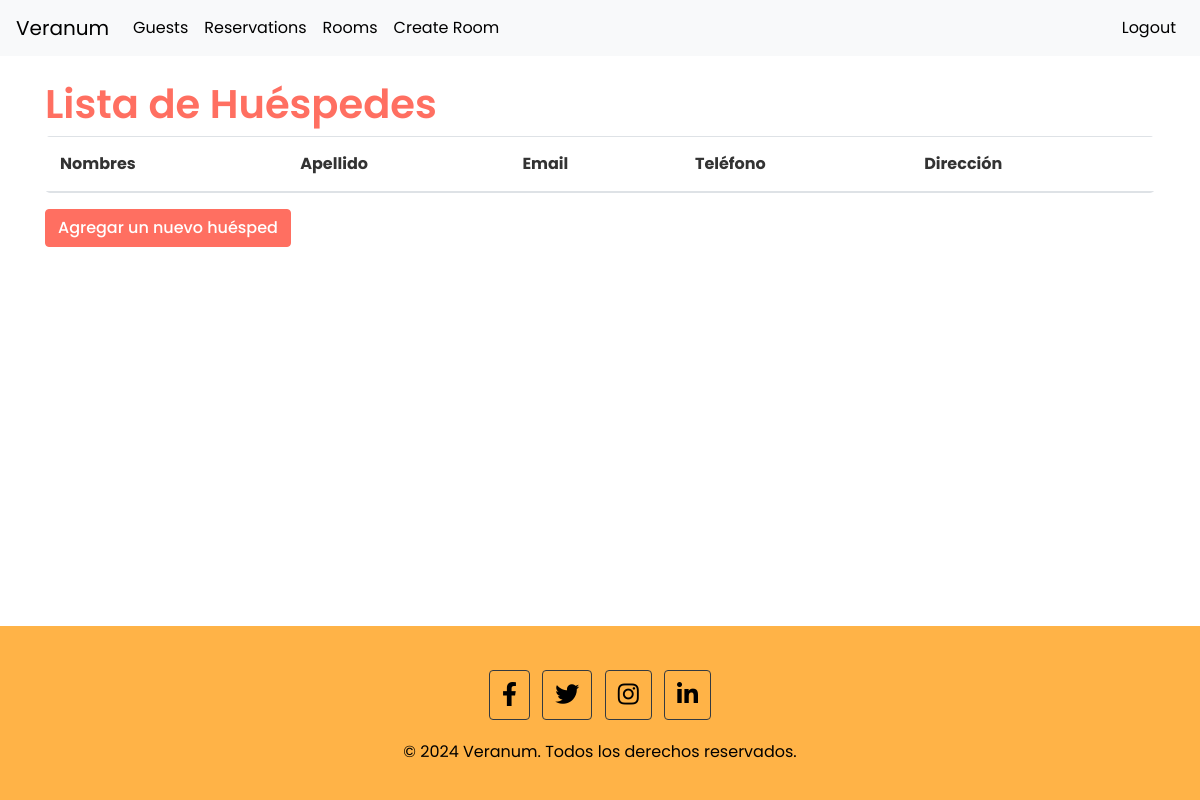
Before: /guests/ (signed in) with the older database file.
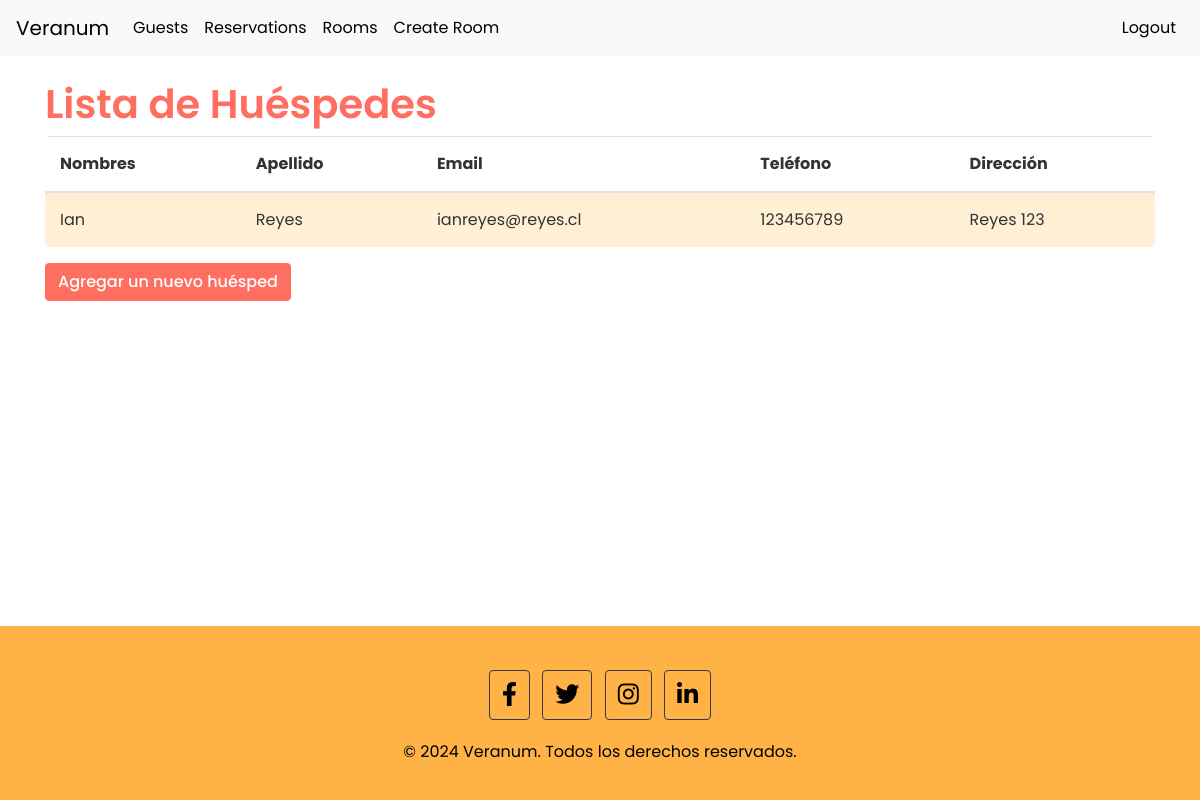
After: the same page with the newer database file.
### reservations/models.py (models this page shows, shortened)
class Guest(models.Model):
    user = models.OneToOneField(User, on_delete=models.CASCADE, related_name='guest')
    first_name = models.CharField(max_length=50)
    last_name = models.CharField(max_length=50)
    email = models.EmailField(unique=True)
    phone_number = models.CharField(max_length=15, unique=True)
    address = models.TextField(blank=True)
    class Meta:
        verbose_name = 'Guest'
        verbose_name_plural = 'Guests'

### reservations/views.py (the view)
# urls.py: path('guests/', views.guest_list, name='guest_list'),
@login_required
@permission_required('reservations.view_guest', raise_exception=True)
def guest_list(request):
    guests = Guest.objects.all()
    return render(request, 'reservations/guest_list.html', {'guests': guests})

### reservations/templates/reservations/guest_list.html
{% extends "reservations/base_generic.html" %}
{% block content %}
  <h1>Lista de Huéspedes</h1>
  <table class="table table-striped">
    <thead>
      <tr>
        <th>Nombres</th>
        <th>Apellido</th>
        <th>Email</th>
        <th>Teléfono</th>
        <th>Dirección</th>
      </tr>
    </thead>
    <tbody>
      {% for guest in guests %}
      <tr>
        <td>{{ guest.first_name }}</td>
        <td>{{ guest.last_name }}</td>
        <td>{{ guest.email }}</td>
        <td>{{ guest.phone_number }}</td>
        <td>{{ guest.address }}</td>
      </tr>
      {% endfor %}
    </tbody>
  </table>
  <a href="{% url 'create_guest' %}" class="btn btn-primary">Agregar un nuevo huésped</a>
{% endblock %}

Changed rows visible on the page:
added Guest: first_name "Ian", last_name "Reyes", email "ianreyes@reyes.cl", phone_number "123456789", address "Reyes 123"
